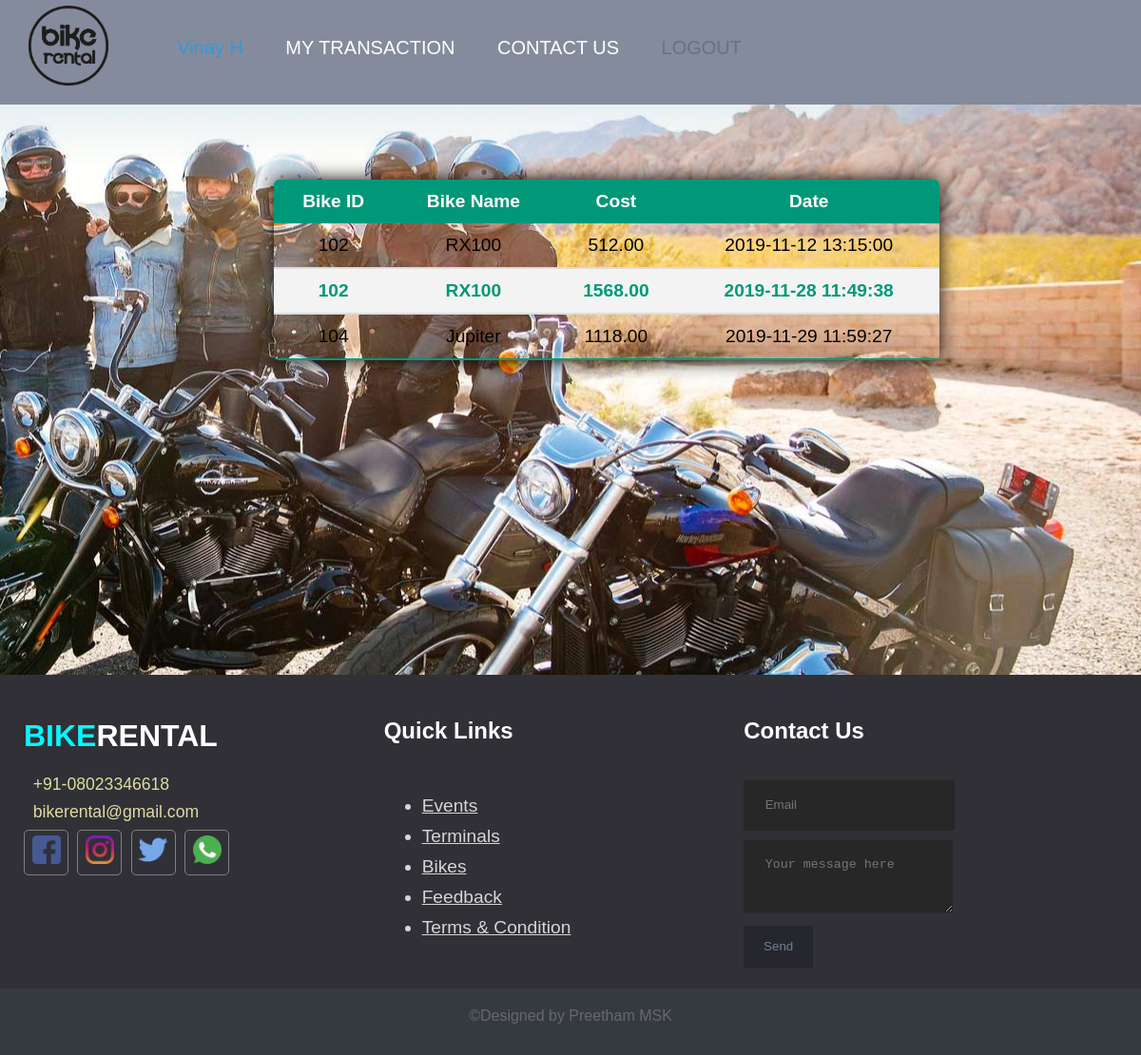
The app's page /PHP/mytransaction.php (signed in) with its own data.
### tables this page shows
CREATE TABLE `payment` (
  `email` varchar(20) NOT NULL,
  `bike_id` int(5) NOT NULL,
  `cost` decimal(8,2) NOT NULL,
  `mode` varchar(10) NOT NULL,
  `receipt_no` int(10) NOT NULL,
  `date` datetime DEFAULT NULL
);

CREATE TABLE `bike` (
  `bike_id` int(5) NOT NULL,
  `bike_name` varchar(20) NOT NULL,
  `model` year(4) NOT NULL,
  `color` varchar(10) NOT NULL,
  `bike_type` varchar(10) NOT NULL,
  `price` int(4) NOT NULL,
  `term_id` int(5) NOT NULL,
  `avail` int(1) NOT NULL DEFAULT '1'
);

### PHP/mytransaction.php (the view, shortened to what this page needs)
<?php
include 'connection.php';
  $email=$_SESSION['uemail'];
$query1 = "SELECT * FROM payment WHERE email='$email' and date is NOT NULL" ;
$result1 = mysqli_query($conn, $query1) or die(mysqli_error($conn));
$count1 = mysqli_num_rows($result1);
  ?>
  <!DOCTYPE html>
  <html lang="en" dir="ltr">
  <head>
    <link rel="stylesheet" href="../css/result.css">
    <link rel="stylesheet" type="text/css" href="../css/footer.css">
    <link rel="stylesheet" type="text/css" href="../css/navbar.css">
  </head>
  <body>
    <nav>
      <a href="mainpage.php"><img src="../images/logo.png" class="logo" alt="logo"></a>
      <ul>
        <li><a style="color: #3498db" href="profile.php"><?php echo $_SESSION['fname'] . " " . $_SESSION['lname']; ?></a></li>
        <li><a href="mytransaction.php">MY TRANSACTION</a></li>
        <li><a href="">CONTACT US</a></li>
        <li><a style="color: #626282b8" href="logout.php">LOGOUT</a></li>
      </ul>
    </nav>
 <div class="page-wrapper">
  <table class="content_table">
<?php
if($count1>0) {
	echo "<thead>";
	echo "<tr>";
	echo "<th>Bike ID</th>";
	echo "<th>Bike Name</th>";
	echo "<th>Cost</th>";
	echo "<th>Date</th>";
	echo "</thead>";
	echo "<tbody>";
  	   while($row1 =mysqli_fetch_array($result1) ) {
   	echo "<tr>";
   	echo "<td >";
    echo $bikeid1=$row1['bike_id'];
    echo "</td>";
    echo "<td >";
    $query2="SELECT * from bike where bike_id='$bikeid1'";
    $result2 = mysqli_query($conn, $query2);
    $row2 = mysqli_fetch_array($result2);
    echo $row2['bike_name'];
    echo "</td >";
    echo "<td >";
    echo $row1['cost'];
    echo "</td>";
    echo "<td>";
    echo $row1['date'];
    echo "</td>";
    echo "</tr>";
    echo "<br/>";
}
    echo "</tbody>";
    echo "</table>";
}
else
{
?>
<div style="margin-top: 20%; margin-left: 40%;"><p style="font-size: x-large; font-family:sans-serif; color: #0085C8; font-weight: bolder;">No Transactions Found</p></div>
<?php
}
?>
</div>
<?php
include 'footer.php';
?>
  </body>
  </html>

### CSS/result.css (style rules this page uses)
body { margin: 0; padding: 0; font-family: sans-serif; background: transparent; background-image: url("../images/images1.jpg"); background-position: right; }
.page-wrapper { min-height: 600px; }
.content_table { border-collapse: collapse; margin: 25px 0; margin-left: 24%; font-size: 1.2em; min-width: 700px; border-radius: 5px 5px 5px 5px; overflow: hidden; box-shadow: 0 0 20px rgba(0,0,0,15); }
.content_table thead tr { background-color: #009879; color: #ffffff; text-align: center; font-weight: bold; }
.content_table th, .content_table td { padding: 12px 15px; }
.content_table tbody tr { border-bottom: 2px solid #dddddd; text-align: center; }
.content_table tbody tr:nth-of-type(even) { background-color: #f3f3f3; font-weight: bold; color: #009879; }
.content_table tbody tr:last-of-type { border-bottom: 2px solid #009879; }

### CSS/navbar.css (style rules this page uses)
nav { width: 100%; height: 110px; background-color: #848b9c; line-height: 80px; }
nav ul { float: right; margin: 0.8%; margin-right: 25rem; }
nav ul li { list-style-type: none; display: inline-block; font-size: 20px; }
nav ul li a { text-decoration: none; color: #fff; padding: 20px; }
.logo { width: 7%; margin-left: 1.9rem; margin-top: 0.5%; }

### records on screen
payment: bike "102", bike.bike_name "RX100", cost "512.00", date "2019-11-12 13:15:00"
payment: bike "102", bike.bike_name "RX100", cost "1568.00", date "2019-11-28 11:49:38"
payment: bike "104", bike.bike_name "Jupiter", cost "1118.00", date "2019-11-29 11:59:27"
